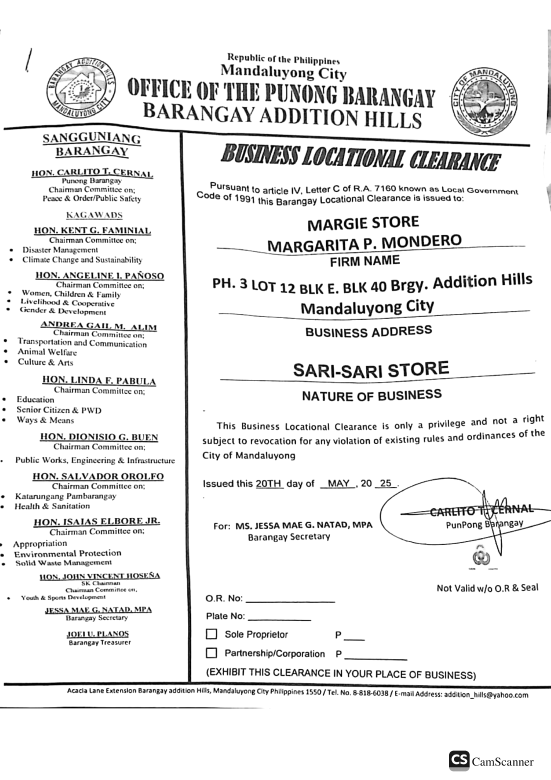
#> input picture document_verifier_service/training_data/business_locational_clearance_page_1_aug_004.png, 1653 x 2339 px (shown at 1/3 size)
$ python -i mandaluyong_verifier.py   (imports and definitions only)
#> lines starting #> are read from the running program, lines starting #| are printed output that depends on the picture
import re
from datetime import datetime, timedelta

# Avoid importing heavy native libraries (cv2/numpy/pytesseract) at module import time so tests
# can import this module without those system deps. We provide lightweight wrappers that will
# attempt to delegate to the on-disk verifier when available, but fall back to safe defaults.


# [41 lines left out: functions _default_ocr_extract_text, _default_detect_signature, _default_ela_score, not called in this run]


# Exported functions which tests can monkeypatch easily
ocr_extract_text = _default_ocr_extract_text
detect_signature = _default_detect_signature
ela_forgery_score = _default_ela_score


def _normalize_text_for_search(text: str) -> str:
    return (text or '').lower()


# [68 lines left out: functions extract_dates_from_text, extract_firm_and_owner, not called in this run]


def detect_seal(image_path):
    """Detect circular/oval seals/stamps. Returns confidence 0..1."""
    try:
        import cv2
        import numpy as np
        img = cv2.imdecode(np.fromfile(image_path, dtype=np.uint8), cv2.IMREAD_GRAYSCALE)
#> img is the input picture: shape (2339, 1653); min 0, max 255, mean 233.1
        if img is None:
            return 0.0
        h, w = img.shape[:2]
#> h = 2339; w = 1653
        # focus central/right/left areas where stamps often appear
        regions = [img[int(h*0.2):int(h*0.6), int(w*0.05):int(w*0.45)], img[int(h*0.2):int(h*0.6), int(w*0.55):int(w*0.95)]]
        best = 0.0
        for r in regions:
            blurred = cv2.GaussianBlur(r, (5,5), 0)
            edges = cv2.Canny(blurred, 50, 150)
            contours, _ = cv2.findContours(edges, cv2.RETR_EXTERNAL, cv2.CHAIN_APPROX_SIMPLE)
            for c in contours:
                area = cv2.contourArea(c)
                if area < 200: continue
                (x,y), radius = cv2.minEnclosingCircle(c)
                circle_area = np.pi * (radius**2)
                if circle_area <= 0: continue
                ratio = area / circle_area
                if 0.5 <= ratio <= 1.0:
                    best = max(best, min(1.0, (area / float(h*w)) * 10.0))
#> this loop made 2 passes
#> pass 1, in detect_seal, `blurred = cv2.GaussianBlur(r, (5,5), 0)`:
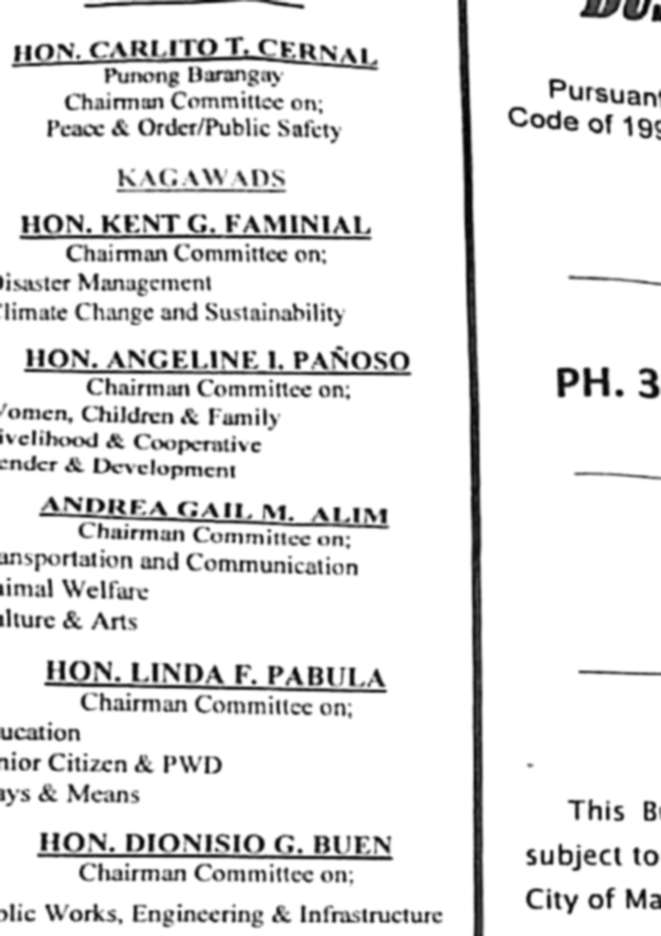
#> blurred: shape (936, 661); min 1, max 255, mean 230.5
#> pass 1, in detect_seal, `edges = cv2.Canny(blurred, 50, 150)`:
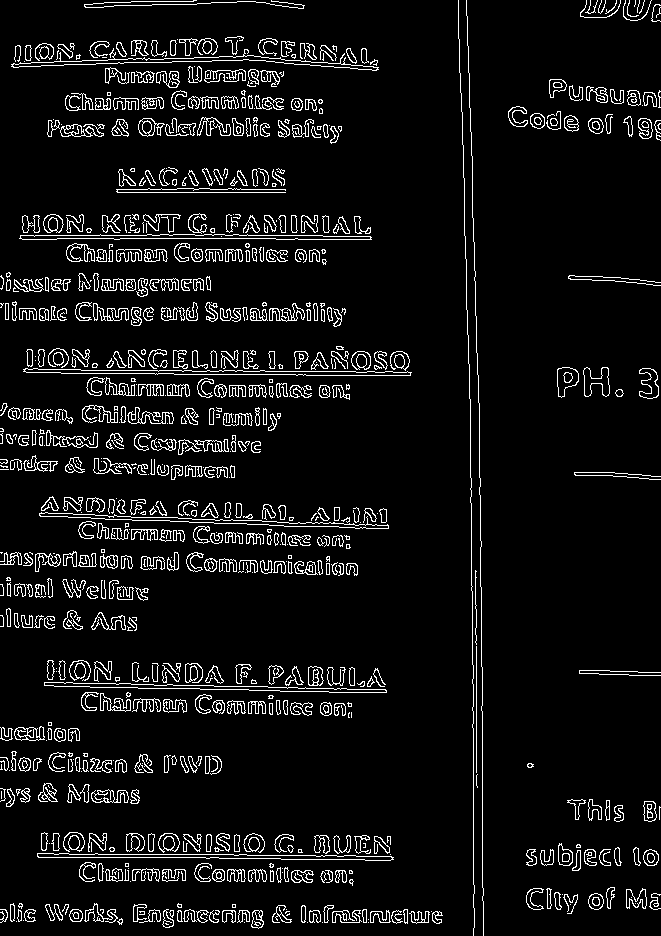
#> edges: shape (936, 661); 7% white in thin lines or dots
#> pass 2, in detect_seal, `blurred = cv2.GaussianBlur(r, (5,5), 0)`:
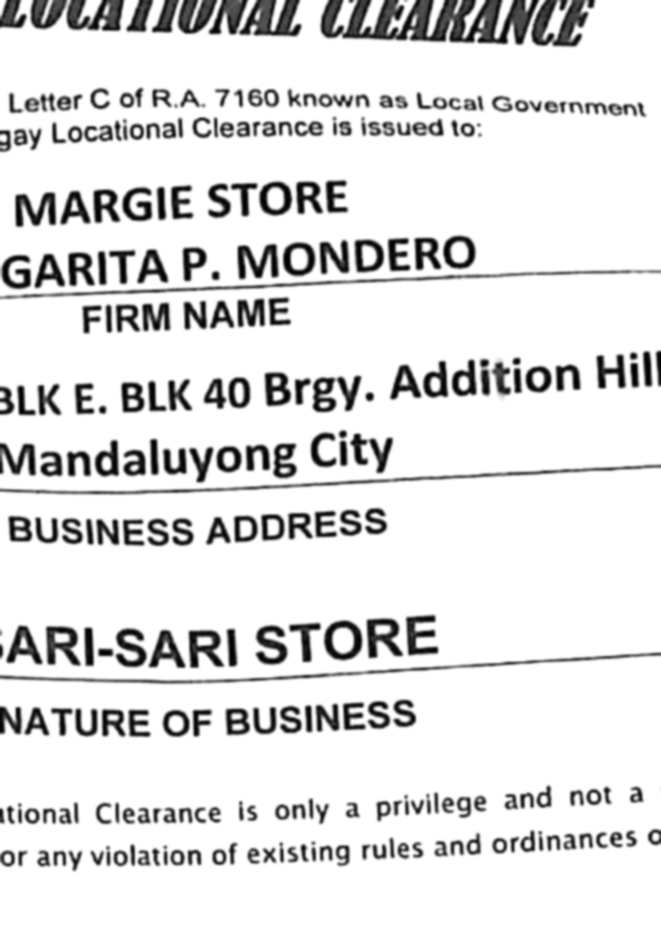
#> blurred: shape (936, 661); min 0, max 255, mean 224.4
#> pass 2, in detect_seal, `edges = cv2.Canny(blurred, 50, 150)`:
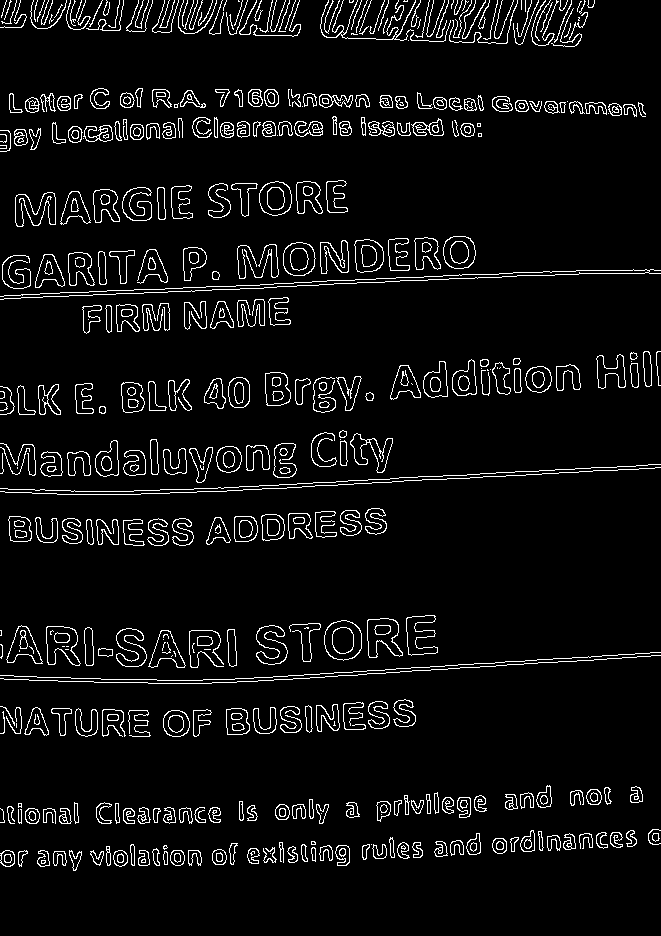
#> edges: shape (936, 661); 5.8% white in thin lines or dots
        return float(min(1.0, best))
    except Exception:
        return 0.0


# [121 lines left out: function verify_document, not called in this run]

>>> result = detect_seal('training_data/business_locational_clearance_page_1_aug_004.png')
